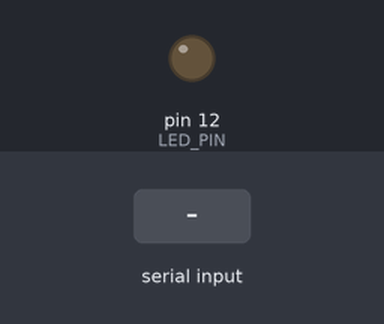
Recording of a sketch running on a simulated Arduino Uno, built with avr-gcc and run on an emulated ATmega328P. Shown: output pins drawn as LEDs (lit = HIGH). Inputs (shaded band) come from the test bench. What the sketch prints to the serial monitor is not drawn.

Above: at 1.2 s.
1.3 s: "1" received over Serial
Timing chart, 0 to 4.3 s (numbered marks = the images above; inputs shaded):
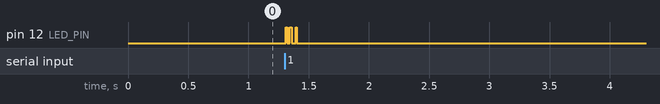

The sketch:

transmitter.ino
```cpp
#define LED_PIN 12
#define PERIOD 10

String input="";
int stringLength;

void setup()
{
  pinMode(LED_PIN, OUTPUT);
  Serial.begin(9600);
  Serial.setTimeout(10);
  Serial.println("Hello From Transmitter!");
  digitalWrite(LED_PIN, LOW);
}

void loop()
{
  input="";
  if(Serial.available()>0){
    input = Serial.readString();
    sendMessage(input);

    Serial.println(input);
    Serial.print("Done");
    Serial.println();
    digitalWrite(LED_PIN, LOW);
  }
}

void sendMessage(String string){
  int stringLength = string.length();
  Serial.println("Initiated");
  digitalWrite(LED_PIN, HIGH);
  delay(PERIOD);
  for(int i = 0; i < stringLength; i ++)
  {
    sendByte(string[i]);
    if( (i%3==0 and i!=0) or i==2)   waitTime();
  }
  digitalWrite(LED_PIN, LOW);
}

void waitTime(){
  digitalWrite(LED_PIN, LOW);
  delay(PERIOD*10);
  digitalWrite(LED_PIN, HIGH);
  delay(PERIOD);
  return;
}

void sendByte(char my_byte)
{
  String bits = "";
  for (int i = 7; i >= 0; --i) {
        int state = (my_byte & (1 << i))? 1 : 0;
        digitalWrite(LED_PIN, state);
        Serial.print(state);
        delay(PERIOD);
  }
  Serial.print(" -> ");
  Serial.print(my_byte);
  Serial.println();

  return;
}
```

Measured:
- after the input at 1.3 s, pin 12 (LED_PIN): alternates HIGH for 0.01 s and LOW for 0.03 s, 6 changes in all, then stays LOW, starting at once
